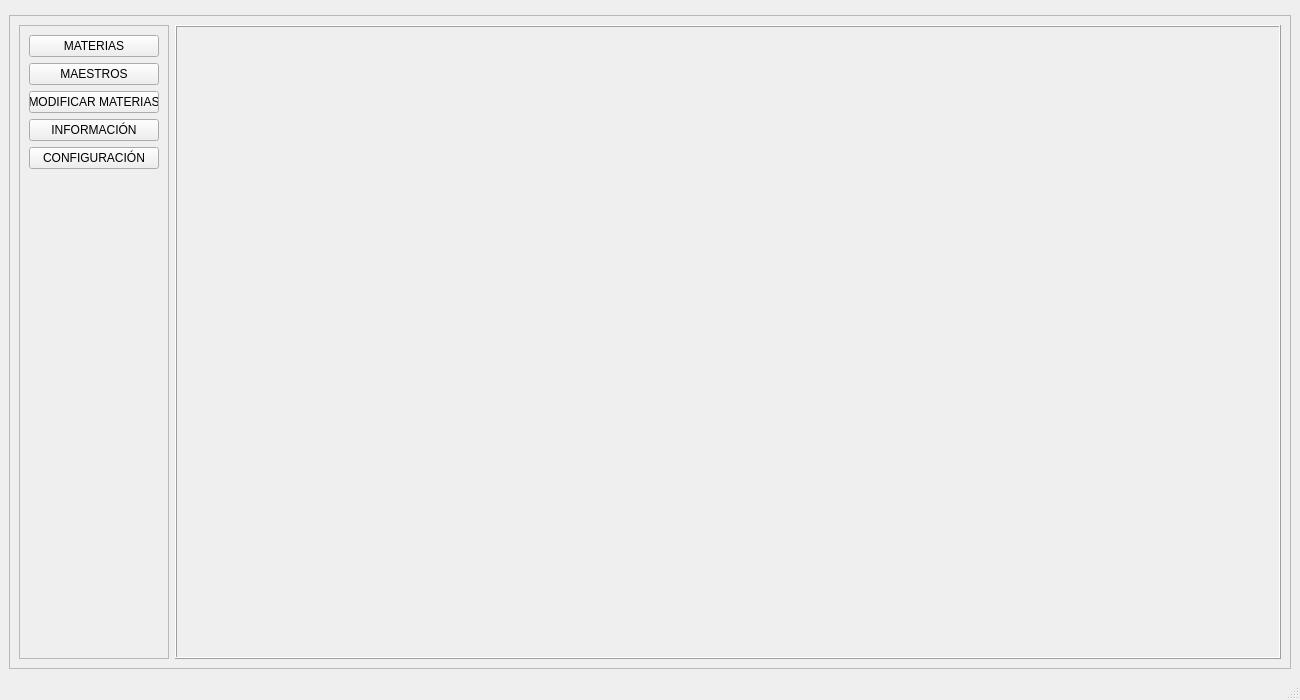
<?xml version="1.0" encoding="UTF-8"?>
<ui version="4.0">
 <class>MainWindow</class>
 <widget class="QMainWindow" name="MainWindow">
  <property name="geometry">
   <rect>
    <x>0</x>
    <y>0</y>
    <width>1300</width>
    <height>700</height>
   </rect>
  </property>
  <property name="windowTitle">
   <string>MainWindow</string>
  </property>
  <widget class="QWidget" name="centralwidget">
   <property name="minimumSize">
    <size>
     <width>0</width>
     <height>589</height>
    </size>
   </property>
   <layout class="QVBoxLayout" name="verticalLayout">
    <item>
     <widget class="QFrame" name="frame">
      <property name="maximumSize">
       <size>
        <width>16777215</width>
        <height>80</height>
       </size>
      </property>
      <property name="frameShape">
       <enum>QFrame::Box</enum>
      </property>
      <property name="frameShadow">
       <enum>QFrame::Raised</enum>
      </property>
     </widget>
    </item>
    <item>
     <widget class="QFrame" name="frame_2">
      <property name="frameShape">
       <enum>QFrame::StyledPanel</enum>
      </property>
      <property name="frameShadow">
       <enum>QFrame::Raised</enum>
      </property>
      <layout class="QHBoxLayout" name="horizontalLayout">
       <item>
        <widget class="QFrame" name="frame_3">
         <property name="maximumSize">
          <size>
           <width>150</width>
           <height>16777215</height>
          </size>
         </property>
         <property name="frameShape">
          <enum>QFrame::StyledPanel</enum>
         </property>
         <property name="frameShadow">
          <enum>QFrame::Raised</enum>
         </property>
         <layout class="QVBoxLayout" name="verticalLayout_2">
          <item>
           <widget class="QPushButton" name="subjects">
            <property name="text">
             <string>MATERIAS</string>
            </property>
           </widget>
          </item>
          <item>
           <widget class="QPushButton" name="professors">
            <property name="text">
             <string>MAESTROS</string>
            </property>
           </widget>
          </item>
          <item>
           <widget class="QPushButton" name="modifying">
            <property name="text">
             <string>MODIFICAR MATERIAS</string>
            </property>
           </widget>
          </item>
          <item>
           <widget class="QPushButton" name="information">
            <property name="text">
             <string>INFORMACIÓN</string>
            </property>
           </widget>
          </item>
          <item>
           <widget class="QPushButton" name="configuration">
            <property name="text">
             <string>CONFIGURACIÓN</string>
            </property>
           </widget>
          </item>
          <item>
           <spacer name="verticalSpacer">
            <property name="orientation">
             <enum>Qt::Vertical</enum>
            </property>
            <property name="sizeHint" stdset="0">
             <size>
              <width>20</width>
              <height>30</height>
             </size>
            </property>
           </spacer>
          </item>
         </layout>
        </widget>
       </item>
       <item>
        <widget class="QFrame" name="frame_4">
         <property name="frameShape">
          <enum>QFrame::Box</enum>
         </property>
         <property name="frameShadow">
          <enum>QFrame::Raised</enum>
         </property>
        </widget>
       </item>
      </layout>
     </widget>
    </item>
   </layout>
  </widget>
  <widget class="QMenuBar" name="menubar">
   <property name="geometry">
    <rect>
     <x>0</x>
     <y>0</y>
     <width>1300</width>
     <height>21</height>
    </rect>
   </property>
  </widget>
  <widget class="QStatusBar" name="statusbar"/>
 </widget>
 <resources/>
 <connections/>
</ui>
